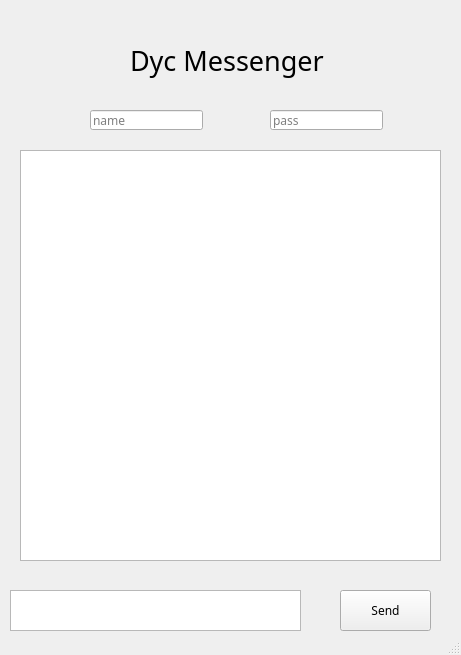
<?xml version="1.0" encoding="UTF-8"?>
<ui version="4.0">
 <class>MainWindow</class>
 <widget class="QMainWindow" name="MainWindow">
  <property name="geometry">
   <rect>
    <x>0</x>
    <y>0</y>
    <width>461</width>
    <height>655</height>
   </rect>
  </property>
  <property name="font">
   <font>
    <family>Century Gothic</family>
   </font>
  </property>
  <property name="windowTitle">
   <string>MainWindow</string>
  </property>
  <widget class="QWidget" name="centralwidget">
   <widget class="QLabel" name="label">
    <property name="geometry">
     <rect>
      <x>130</x>
      <y>10</y>
      <width>281</width>
      <height>101</height>
     </rect>
    </property>
    <property name="font">
     <font>
      <family>Century Gothic</family>
      <pointsize>20</pointsize>
     </font>
    </property>
    <property name="text">
     <string>Dyc Messenger</string>
    </property>
   </widget>
   <widget class="QLineEdit" name="lineEditName">
    <property name="geometry">
     <rect>
      <x>90</x>
      <y>110</y>
      <width>113</width>
      <height>20</height>
     </rect>
    </property>
    <property name="placeholderText">
     <string>name</string>
    </property>
   </widget>
   <widget class="QLineEdit" name="lineEditPassword">
    <property name="geometry">
     <rect>
      <x>270</x>
      <y>110</y>
      <width>113</width>
      <height>20</height>
     </rect>
    </property>
    <property name="placeholderText">
     <string>pass</string>
    </property>
   </widget>
   <widget class="QTextBrowser" name="textBrowser">
    <property name="geometry">
     <rect>
      <x>20</x>
      <y>150</y>
      <width>421</width>
      <height>411</height>
     </rect>
    </property>
   </widget>
   <widget class="QTextEdit" name="textEdit">
    <property name="geometry">
     <rect>
      <x>10</x>
      <y>590</y>
      <width>291</width>
      <height>41</height>
     </rect>
    </property>
   </widget>
   <widget class="QPushButton" name="sendButton">
    <property name="geometry">
     <rect>
      <x>340</x>
      <y>590</y>
      <width>91</width>
      <height>41</height>
     </rect>
    </property>
    <property name="text">
     <string>Send</string>
    </property>
   </widget>
  </widget>
  <widget class="QStatusBar" name="statusbar"/>
 </widget>
 <resources/>
 <connections/>
</ui>
